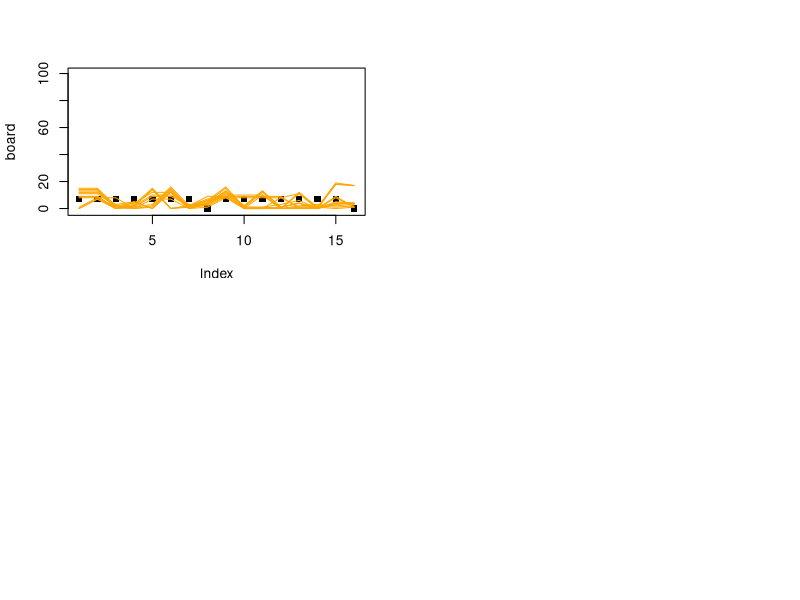

This figure's R source:
board  = c( 7, 7, 7, 7, 7, 7, 7, 0,
	     	7, 7, 7, 7, 7, 7, 7, 0)			# Initialize board.
par(mfrow=c(2,2))
plot(board, ylim = c(-1, 100), pch = 15)

pepe = T
pilar = T

housep = sample(1:7, 1)
houser = sample(9:15, 1)
print(c(housep, houser))
shellsp = board[housep]	
shellsr = board[houser]
dropsp = rep(F, 16)
dropsr = rep(F, 16)
board[housep] = 0
board[houser] = 0
print(board)

while (pepe & pilar) {
while (shellsp > 0) {						
while ((housep+1) < 16 & shellsp > 0) {		
	dropsp[(housep+1)] = T						
	housep = housep + 1
	shellsp = shellsp - 1
	}
stopp = housep
board = board + dropsp
dropsp = rep(F, 16)
housep = 0
}
print(board)

while (shellsr > 0) {
while ((houser + 1) <= 16 & shellsr > 0) {
	if ((houser + 1) == 8) houser = houser + 1 else houser = houser
	dropsr[(houser+1)] = T						
	houser = houser + 1
	shellsr = shellsr - 1
	}	
stopr = houser
board = board + dropsr
dropsr = rep(F, 16)
houser = 0
}
print(board)
print(sum(board))
if (stopp == 8) {
	if (sum(board[1:7]) > 0) {
	pepe = T
	housep = sample((which(board[1:7] > 0)), 1)
	shellsp = board[housep]
	dropsp = rep(F, 16)
	board[housep] = 0
	} else pepe = F
	} else {
	if (board[stopp] > 1) {
		pepe = T
		housep = stopp
		shellsp = board[stopp]
		dropsp = rep(F, 16)
		board[stopp] = 0
		} else {
			pepe = F
			if ((stopp < 8) & (board[(8-stopp)*2 + stopp] > 0)) {
				board[8] = board[8] + board[(8-stopp)*2 + stopp] + 1
				board[(8-stopp)*2 + stopp] = 0
				board[stopp] = 0 
				}
			}
		}
if (stopr == 16) {
	if (sum(board[9:15]) > 0) {
	pilar = T
	houser = sample((which(board[9:15]>0)), 1) + 8
	shellsr = board[houser]
	dropsr = rep(F, 16)
	board[houser] = 0
	} else pilar = F
	} else {
	if (board[stopr] > 1) {
		pilar = T
		houser = stopr
		shellsr = board[stopr]
		dropsr = rep(F, 16)
		board[stopr] = 0
		} else {
			pilar = F
			if ((stopr > 8) & (board[stopr - (stopr-8)*2] > 0)) { 
				board[16] = board[16] + board[stopr - (stopr-8)*2] + 1
				board[stopr - (stopr-8)*2] = 0
				board[stopr] = 0
				}
			}
		}
print(paste(stopp, shellsp, housep, pepe))
print(paste(stopr, shellsr, houser, pilar))
print(board)
print(sum(board) + shellsr + shellsp)
lines(board, col = 'orange')

if (sum(c(pepe, pilar)) == 0) {
pepe = T
pilar = T

housep = sample((which(board[1:7]>0)), 1)
houser = sample((which(board[9:15]>0)), 1) + 8
shellsp = board[housep]	
shellsr = board[houser]
dropsp = rep(F, 16)
dropsr = rep(F, 16)
board[housep] = 0
board[houser] = 0
}
}

while (pilar) {
while (shellsr > 0) {
while ((houser + 1) <= 16 & shellsr > 0) {
	if ((houser + 1) == 8) houser = houser + 1 else houser = houser
	dropsr[(houser+1)] = T						
	houser = houser + 1
	shellsr = shellsr - 1
	}	
stopr = houser
board = board + dropsr
dropsr = rep(F, 16)
houser = 0
}
print(board)
if (stopr == 16) {
	if (sum(board[9:15]) > 0) {
		pilar = T
		houser = sample((which(board[9:15]>0)), 1) + 8
		shellsr = board[houser]
		dropsr = rep(F, 16)
		board[houser] = 0
	} else {
		if (sum(board[1:7]) > 0) {
			pilar = F
			pepe = T
			housep = sample((which(board[1:7] > 0)), 1)
			shellsp = board[housep]
			dropsp = rep(F, 16)
			board[housep] = 0
		} else {
			pilar = F
			pepe = F
		}
	}
} else {
	if (board[stopr] > 1) {
		pilar = T
		houser = stopr
		shellsr = board[stopr]
		dropsr = rep(F, 16)
		board[stopr] = 0
	} else {
		if (stopr < 8) {
			pilar = F
			pepe = T
			housep = sample((which(board[1:7] > 0)), 1)
			shellsp = board[housep]
			dropsp = rep(F, 16)
			board[housep] = 0
		} else {
			if ((sum(board[1:7])- board[stopr - (stopr-8)*2]) > 0) {
				if (board[stopr - (stopr-8)*2] == 0) {
					pilar = F
					pepe = T
					housep = sample((which(board[1:7] > 0)), 1)
					shellsp = board[housep]
						dropsp = rep(F, 16)
					board[housep] = 0
				} else {
					pilar = F
					board[16] = board[16] + board[stopr - (stopr-8)*2] + 1
					board[stopr - (stopr-8)*2] = 0
					board[stopr] = 0
					pepe = T
					housep = sample((which(board[1:7] > 0)), 1)
					shellsp = board[housep]
						dropsp = rep(F, 16)
					board[housep] = 0
				}
			} else {
				pilar = T
				houser = stopr
				shellsr = board[stopr]
				dropsr = rep(F, 16)
				board[stopr] = 0
			}
		}
	}
}
}

#pepe's turn. works!
while (pepe) {
while (shellsp > 0) {						
while ((housep+1) < 16 & shellsp > 0) {		
	dropsp[(housep+1)] = T						
	housep = housep + 1
	shellsp = shellsp - 1
	}
stopp = housep
board = board + dropsp
dropsp = rep(F, 16)
housep = 0
}
print(board)
if (stopp == 8) {
	if (sum(board[1:7]) > 0) {
		pepe = T
		housep = sample((which(board[1:7] > 0)), 1)
		shellsp = board[housep]
		dropsp = rep(F, 16)
		board[housep] = 0
	} else {
		if (sum(board[9:15]) > 0) {
			pepe = F
			pilar = T
			houser = sample((which(board[9:15]>0)), 1) + 8
			shellsr = board[houser]
			dropsr = rep(F, 16)
			board[houser] = 0
		} else {
			pilar = F
			pepe = F
		}
	}
} else {
	if (board[stopp] > 1) {
		pepe = T
		housep = stopp
		shellsp = board[stopp]
		dropsp = rep(F, 16)
		board[stopp] = 0
	} else {
		if (stopr > 8) {
			pepe = F
			pilar = T
			houser = sample((which(board[9:15] > 0)), 1) + 8
			shellsr = board[houser]
			dropsr = rep(F, 16)
			board[houser] = 0
		} else {
			if ((sum(board[9:15])- board[stopr - (stopr-8)*2]) > 0) { #probably wrong.
				if (board[(8-stopp)*2 + stopp] == 0) {
					pepe = F
					pilar = T
					houser = sample((which(board[9:15] > 0)), 1) + 8
					shellsr = board[houser]
					dropsr = rep(F, 16)
					board[houser] = 0
				} else {
					pepe = F
					board[8] = board[8] + board[(8-stopp)*2 + stopp] + 1
					board[(8-stopp)*2 + stopp] = 0
					board[stopp] = 0
					pilar = T
					houser = sample((which(board[9:15] > 0)), 1) + 8
					shellsr = board[houser]
					dropsr = rep(F, 16)
					board[houser] = 0
				}
			} else {
				pepe = T
				housep = stopp
				shellsp = board[stopp]
				dropsp = rep(F, 16)
				board[stopp] = 0
			}
		}
	}
}
lines(board, col = 'orange')
}
